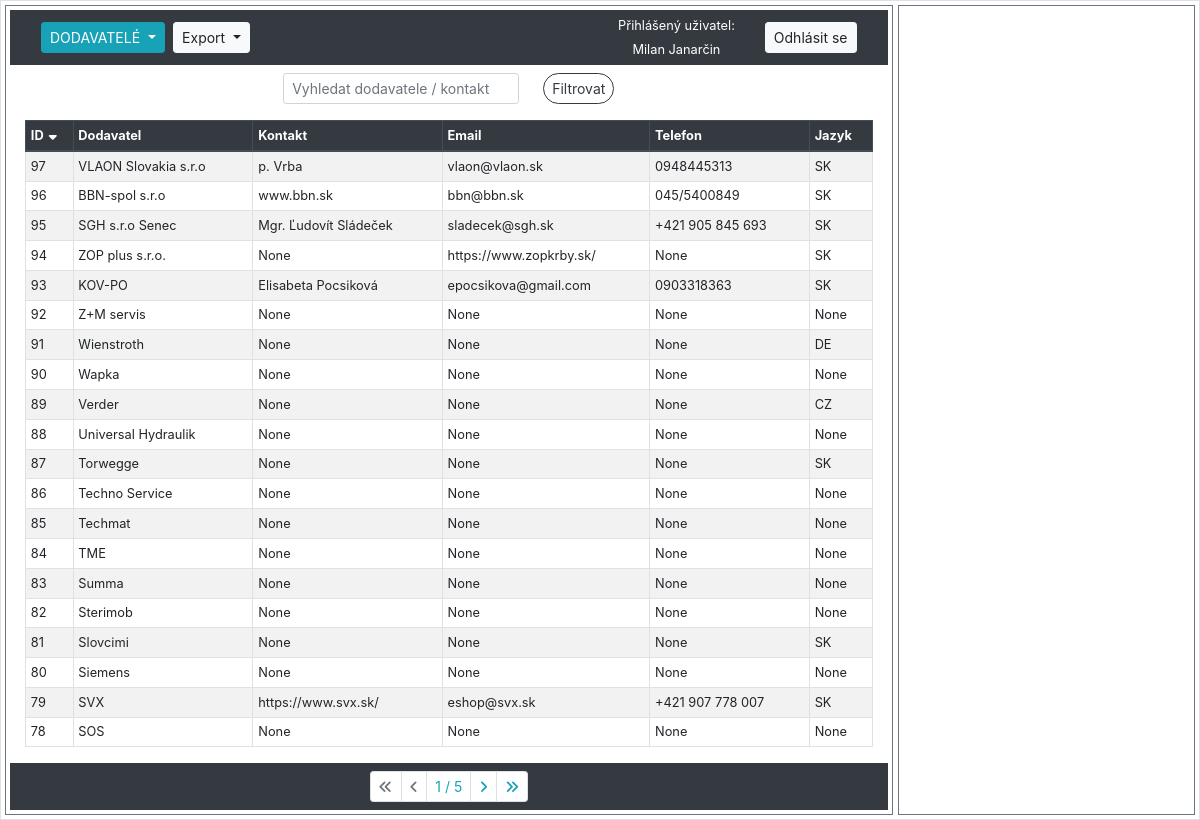
Page /sklad/dodavatele/ (signed in) on the committed database.
### hpm_sklad/models.py (models this page shows, shortened)
class Dodavatele(models.Model):
    class Meta:
        verbose_name_plural = "Dodavatelé"
    LANGUAGE_CHOICES = [
        ('CZ', 'Český'),
        ('SK', 'Slovenský'),
        ('DE', 'Německý'),
        ('EN', 'Anglický')
    ]
    dodavatel = models.CharField(max_length=100, verbose_name="Dodavatel")
    kontakt = models.CharField(null=True, max_length=100, verbose_name="Kontaktní osoba")
    email = models.EmailField(null=True, max_length=100, verbose_name="E-mail")
    telefon = models.CharField(null=True, max_length=20, verbose_name="Telefon")
    jazyk = models.CharField(null=True, max_length=2, choices=LANGUAGE_CHOICES, default='CZ', verbose_name="Jazyk")

### hpm_sklad/views.py (the view, shortened to what this page needs)
# urls.py: path('sklad/dodavatele/', views.DodavateleListView.as_view(), name='dodavatele'),
class DodavateleListView(LoginRequiredMixin, ListView):
    model = Dodavatele
    template_name = 'hpm_sklad/dodavatele.html'
    paginate_by = 20
    export_csv = False
    def get_context_data(self, **kwargs):
        context = super().get_context_data(**kwargs)
        selected_id = self.request.GET.get('selected', None)
        if selected_id:
            context['selected_item'] = get_object_or_404(Dodavatele, id=selected_id)
        else:
            context['selected_item'] = None
        context.update({
            'db_table': 'dodavatele',
            'sort': self.request.GET.get('sort', 'id'),
            'order': self.request.GET.get('order', 'down'),
            'query': self.request.GET.get('query', ''),
            'current_user': self.request.user,
        })
        return context
    def get_queryset(self):
        queryset = Dodavatele.objects.all()
        query = self.request.GET.get('query', '')
        sort = self.request.GET.get('sort', 'id')
        order = self.request.GET.get('order', 'down')
        if query:
            queryset = queryset.filter(
                Q(dodavatel__icontains=query) | Q(kontakt__icontains=query)
            )
        if order == 'down':
            sort = f"-{sort}"
        queryset = queryset.order_by(sort)
        return queryset
    def render_to_response(self, context, **response_kwargs):
        if getattr(self, 'export_csv', False):
            return self.export_to_csv(self.get_queryset())
        else:
            return super().render_to_response(context, **response_kwargs)

### hpm_sklad/templatetags/custom_filters.py (called while the page is built)
@register.filter
def url_remove_param(querystring, params):
    params = params.split(',')
    new_querystring = '&'.join(
        f"{key}={value}"
        for part in querystring.split('&')
        if '=' in part and (key := part.split('=')[0]) not in params and (value := part.split('=')[1])
    )
    return new_querystring

### hpm_sklad/templates/hpm_sklad/dodavatele.html (shortened to what this page needs)
{% extends "hpm_sklad/base_left_right_column.html" %}
{% load static %}
{% load custom_filters %}
{% block left_content %}
    <form method="GET" action="" class="form-inline justify-content-center align-items-center small my-2">
        <div class="form-group mx-sm-2 mb-2">
            <input class="form-control form-control-sm mr-sm-2" type="text" name="query" placeholder="Vyhledat dodavatele / kontakt" value="{{ request.GET.query }}">
        </div>
        <div class="form-group mx-sm-2 mb-2">
            <button class="btn btn-outline-dark btn-sm rounded-pill" type="submit">Filtrovat</button>
        </div>
    </form>
    <div class="container-fluid">
        <table class="table table-sm table-hover table-striped table-bordered">
            <thead class="thead-dark">
                <tr>
                    {% with request.GET.urlencode as querystring %}
                        <th>
                            <a href="?sort=id&order={% if request.GET.sort == 'id' and request.GET.order == 'up' %}down{% else %}up{% endif %}&{{ querystring|url_remove_param:'sort,order' }}">
                                ID
                                {% if not request.GET.sort %}
                                    <i class="fas fa-sort-down"></i>
                                {% endif %}
                            </a>
                        </th>
                        <th>
                            <a href="?sort=dodavatel&order={% if request.GET.sort == 'dodavatel' and request.GET.order == 'up' %}down{% else %}up{% endif %}&{{ querystring|url_remove_param:'sort,order' }}">
                                Dodavatel
                            </a>
                        </th>
                        <th>
                            <a href="?sort=kontakt&order={% if request.GET.sort == 'kontakt' and request.GET.order == 'up' %}down{% else %}up{% endif %}&{{ querystring|url_remove_param:'sort,order' }}">
                                Kontakt
                            </a>
                        </th>
                        <th>
                            <a href="?sort=email&order={% if request.GET.sort == 'email' and request.GET.order == 'up' %}down{% else %}up{% endif %}&{{ querystring|url_remove_param:'sort,order' }}">
                                Email
                            </a>
                        </th>
                        <th>
                            <a href="?sort=telefon&order={% if request.GET.sort == 'telefon' and request.GET.order == 'up' %}down{% else %}up{% endif %}&{{ querystring|url_remove_param:'sort,order' }}">
                                Telefon
                            </a>
                        </th>
                        <th>
                            <a href="?sort=jazyk&order={% if request.GET.sort == 'jazyk' and request.GET.order == 'up' %}down{% else %}up{% endif %}&{{ querystring|url_remove_param:'sort,order' }}">
                                Jazyk
                            </a>
                        </th>
                    {% endwith %}
                </tr>
            </thead>
            <tbody class="show-pointer">
                {% for item in object_list %}
                    <tr data-id="{{ item.pk }}" data-detail-url="{% url 'detail_dodavatele' item.pk %}" onclick="loadDetail('{% url 'detail_dodavatele' item.pk %}', '{{ item.pk }}')"
                    {% if item.pk == selected_item.pk %} class="table-info"{% endif %}>
                        <td>{{ item.pk }}</td>
                        <td>{{ item.dodavatel|truncatechars:30 }}</td>
                        <td>{{ item.kontakt }}</td>
                        <td>{{ item.email }}</td>
                        <td>{{ item.telefon }}</td>
                        <td>{{ item.jazyk }}</td>
                    </tr>
                {% endfor %}
            </tbody>
        </table>
    </div>
    {% include "hpm_sklad/pagination.html" %}
{% endblock %}

### hpm_sklad/templates/hpm_sklad/navbar.html (shortened to what this page needs)
<nav class="navbar navbar-expand-lg navbar-dark bg-dark">
    <div class="col">
        <div class="btn-group btn-group-sm dropdown my-1 mr-1">
            <button class="btn btn-info dropdown-toggle" type="button" id="dropdownMenuButton1" data-toggle="dropdown" aria-haspopup="true" aria-expanded="false">
                {% if db_table == 'sklad' %}SKLAD{% elif db_table == 'audit_log' %}POHYBY{% elif db_table == 'dodavatele' %}DODAVATELÉ{% elif db_table == 'poptavky' %}POPTÁVKY{% else %}Výběr modulu{% endif %}
            </button>
        </div>
        {% if db_table %}
            <div class="btn-group btn-group-sm dropdown mr-1">
                <button class="btn btn-light dropdown-toggle" type="button" id="dropdownMenuButton2" data-toggle="dropdown" aria-haspopup="true" aria-expanded="false">
                    Export
                </button>
            </div>
        {% endif %}
    </div>
    {% if user.is_authenticated %}
        <div class="col-auto">
            <div>
                <p class="h6 small text-white">Přihlášený uživatel:</p>
            </div>
            <div>
                <p class="h6 small text-center my-0 text-white">{{ current_user.first_name }} {{ current_user.last_name }}</p>
            </div>
        </div>
        <div class="col-auto">
            <a class="btn btn-light btn-sm" href="{% url 'logout' %}">Odhlásit se</a>
        </div>
    {% else %}
        <div class="col-auto">
            <a class="btn btn-light btn-sm" href="{% url 'login' %}">Přihlásit se</a>
            <a class="btn btn-light btn-sm" href="{% url 'signup' %}">Registrace</a>
        </div>
    {% endif %}
</nav>

### hpm_sklad/static/css/style.css (style rules this page uses)
form .form-group { margin-bottom: 5px; }
table { font-size: 0.8rem; }
.table-sm th a { color: inherit; text-decoration: none; display: inline-flex; align-items: center; }
.table-sm th a .fa-sort-up, .table-sm th a .fa-sort-down { margin-left: 5px; }
.show-pointer { cursor: pointer; }

### rows in the picture
Dodavatele: pk "97", dodavatel "VLAON Slovakia s.r.o", kontakt "p. Vrba", email "vlaon@vlaon.sk", telefon "0948445313", jazyk "SK"
Dodavatele: pk "96", dodavatel "BBN-spol s.r.o", kontakt "www.bbn.sk", email "bbn@bbn.sk", telefon "045/5400849", jazyk "SK"
Dodavatele: pk "95", dodavatel "SGH s.r.o Senec", kontakt "Mgr. Ľudovít Sládeček", email "sladecek@sgh.sk", telefon "+421 905 845 693", jazyk "SK"
Dodavatele: pk "94", dodavatel "ZOP plus s.r.o.", kontakt "None", email "https://www.zopkrby.sk/", telefon "None", jazyk "SK"
Dodavatele: pk "93", dodavatel "KOV-PO", kontakt "Elisabeta Pocsiková", email "epocsikova@gmail.com", telefon "0903318363", jazyk "SK"
Dodavatele: pk "92", dodavatel "Z+M servis", kontakt "None", email "None", telefon "None", jazyk "None"
Dodavatele: pk "91", dodavatel "Wienstroth", kontakt "None", email "None", telefon "None", jazyk "DE"
Dodavatele: pk "90", dodavatel "Wapka", kontakt "None", email "None", telefon "None", jazyk "None"
Dodavatele: pk "89", dodavatel "Verder", kontakt "None", email "None", telefon "None", jazyk "CZ"
Dodavatele: pk "88", dodavatel "Universal Hydraulik", kontakt "None", email "None", telefon "None", jazyk "None"
Dodavatele: pk "87", dodavatel "Torwegge", kontakt "None", email "None", telefon "None", jazyk "SK"
Dodavatele: pk "86", dodavatel "Techno Service", kontakt "None", email "None", telefon "None", jazyk "None"
Dodavatele: pk "85", dodavatel "Techmat", kontakt "None", email "None", telefon "None", jazyk "None"
Dodavatele: pk "84", dodavatel "TME", kontakt "None", email "None", telefon "None", jazyk "None"
Dodavatele: pk "83", dodavatel "Summa", kontakt "None", email "None", telefon "None", jazyk "None"
Dodavatele: pk "82", dodavatel "Sterimob", kontakt "None", email "None", telefon "None", jazyk "None"
Dodavatele: pk "81", dodavatel "Slovcimi", kontakt "None", email "None", telefon "None", jazyk "SK"
Dodavatele: pk "80", dodavatel "Siemens", kontakt "None", email "None", telefon "None", jazyk "None"
Dodavatele: pk "79", dodavatel "SVX", kontakt "https://www.svx.sk/", email "eshop@svx.sk", telefon "+421 907 778 007", jazyk "SK"
Dodavatele: pk "78", dodavatel "SOS", kontakt "None", email "None", telefon "None", jazyk "None"

### other values in the picture
{{ current_user.first_name }} "Milan"
{{ current_user.last_name }} "Janarčin"
{{ page_obj.number }} "1"
{{ page_obj.paginator.num_pages }} "5"
